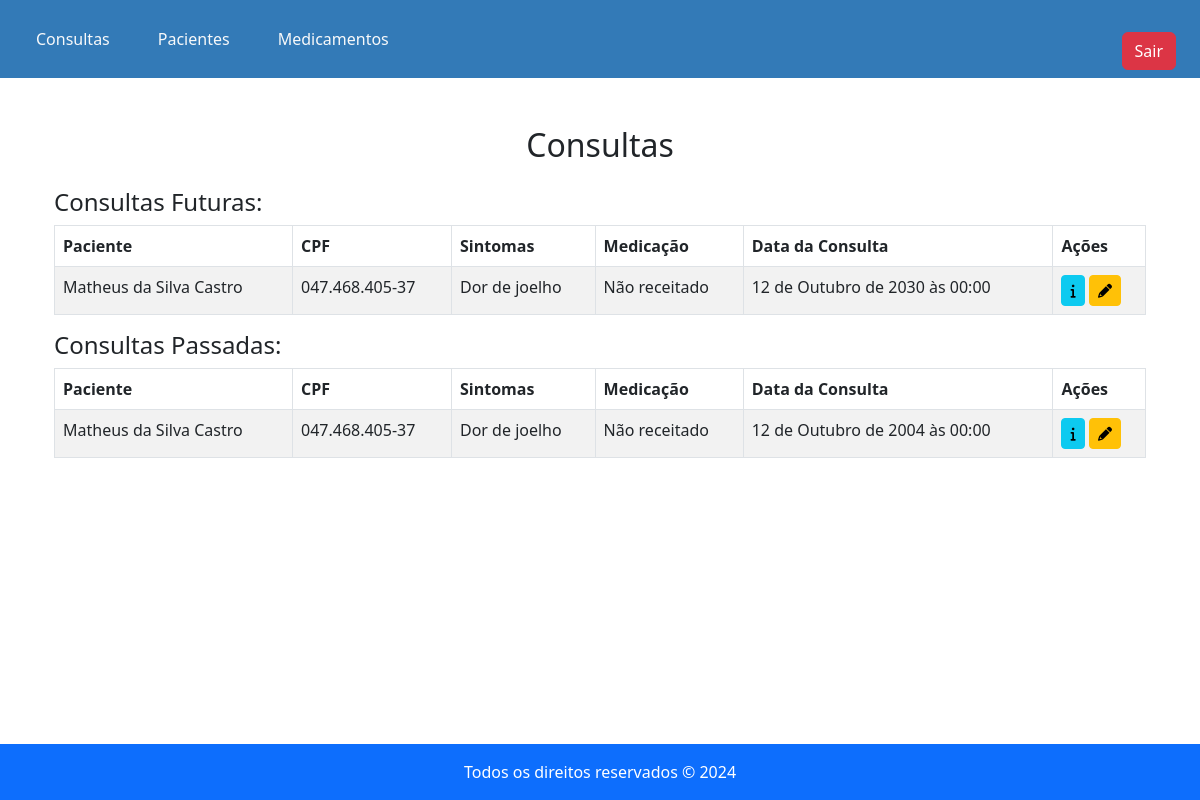
The page /agenda_medica/ (signed in) on the database its author committed.
### app1/models.py (models this page shows, shortened)
class Consulta(models.Model):
    estagio_consulta = models.CharField(max_length=12, choices=[('Agendada', 'Agendada'), ('Concluída', 'Concluída')], default='agendada')
    id_paciente = models.ForeignKey(Paciente, on_delete=models.PROTECT)
    id_enfermeiro = models.ForeignKey(Enfermeiro, on_delete=models.PROTECT)
    id_medico = models.ForeignKey(Médico, on_delete=models.PROTECT)
    id_medicação = models.ForeignKey(Remédio, on_delete=models.PROTECT, blank=True, null=True)
    sintoma = models.CharField(max_length=100, blank=False)
    data_consulta = models.DateTimeField()
    observacao = models.TextField(blank=True)
    diagnostico = models.TextField()

class Paciente(models.Model):
    class Situacao(models.TextChoices):
        ESTAVEL = 'Estável', 'Estável'
        MODERADO = 'Moderado', 'Moderado'
        GRAVE = 'Grave', 'Grave'
        CRÍTICO = 'Crítico', 'Crítico'
    class EstagioAtendimento(models.TextChoices):
        TRIAGEM = 'Triagem', 'Triagem'
        CONSULTA = 'Em Consulta', 'Em Consulta'
        ALTA = 'Alta', 'Alta'
    user = models.OneToOneField(User, on_delete=models.CASCADE, null=True, blank=True)
    nome = models.CharField(max_length=100, blank=False)
    sintoma = models.CharField(max_length=300, blank=False)
    situacao = models.CharField(max_length=12, choices=Situacao.choices, default=Situacao.ESTAVEL, blank=False)
    estado_consulta = models.CharField(max_length=12, choices=EstagioAtendimento.choices, default=EstagioAtendimento.TRIAGEM, blank=False)
    cpf = models.CharField(max_length=14, blank=False)
    data_nascimento = models.DateField(blank=False)
    endereco = models.CharField(max_length=250, blank=False)
    telefone = models.CharField(max_length=10, blank=False)
    telefone_familiar = models.CharField(max_length=10, blank=False)
    class Meta:
        constraints = [
            models.UniqueConstraint(fields=['cpf'], name='unique_paciente_cpf')
        ]

### app1/views.py (the view)
    def wrapper(request, *args, **kwargs):
        medico_id = request.session.get('medico_id')
        if not medico_id or not Médico.objects.filter(id=medico_id).exists():
            return redirect('/login_medico')
        return func(request, *args, **kwargs)

### app1/views.py (called while the page is built)
def check_login_medico(func):
    def wrapper(request, *args, **kwargs):
        medico_id = request.session.get('medico_id')
        if not medico_id or not Médico.objects.filter(id=medico_id).exists():
            return redirect('/login_medico')
        return func(request, *args, **kwargs)
    return wrapper

### app1/templates/medico/consultas/agenda_medica.html (shortened to what this page needs)
{% extends 'medico/base_medico.html' %}
{% block content %}
<!DOCTYPE html>
<html lang="pt-BR">
<head>
    <link href="https://cdn.jsdelivr.net/npm/bootstrap@5.3.0/dist/css/bootstrap.min.css" rel="stylesheet">
</head>
<body>
    <div class="container my-4">
        <h2 class="text-center mb-4">Consultas</h2>
        {% if consultas_futuras %}
            <h4>Consultas Futuras:</h4>
            <table class="table table-bordered table-striped">
                <thead>
                    <tr>
                        <th>Paciente</th>
                        <th>CPF</th>
                        <th>Sintomas</th>
                        <th>Medicação</th>
                        <th>Data da Consulta</th>
                        <th>Ações</th>
                    </tr>
                </thead>
                <tbody>
                    {% for consulta in consultas_futuras %}
                    <tr>
                        <td>{{ consulta.id_paciente.nome }}</td>
                        <td>{{ consulta.id_paciente.cpf }}</td>
                        <td>{{ consulta.sintoma }}</td>
                        <td>{{ consulta.id_medicação.nome | default:"Não receitado"}}</td>
                        <td>{{ consulta.data_consulta }}</td>
                        <td>
                            <a href="{% url 'detalhar_consulta_medico' consulta.id %}" class="btn btn-info btn-sm">
                                <i class="fa fa-info" aria-hidden="true"></i>
                              </a>
                            <a href="{% url 'editar_consulta_medico' consulta.id %}" class="btn btn-warning btn-sm">
                              <i class="fa fa-pencil" aria-hidden="true"></i>
                            </a>
                        </td>
                    </tr>
                    {% endfor %}
                </tbody>
            </table>
        {% else %}
            <p class="alert alert-info">Não há consultas futuras agendadas.</p>
        {% endif %}
        {% if consultas_passadas %}
            <h4>Consultas Passadas:</h4>
            <table class="table table-bordered table-striped">
                <thead>
                    <tr>
                        <th>Paciente</th>
                        <th>CPF</th>
                        <th>Sintomas</th>
                        <th>Medicação</th>
                        <th>Data da Consulta</th>
                        <th>Ações</th>
                    </tr>
                </thead>
                <tbody>
                    {% for consulta in consultas_passadas %}
                        <tr>
                            <td>{{ consulta.id_paciente.nome }}</td>
                            <td>{{ consulta.id_paciente.cpf }}</td>
                            <td>{{ consulta.sintoma }}</td>
                            <td>{{ consulta.id_medicação.nome | default:"Não receitado"}}</td>
                            <td>{{ consulta.data_consulta }}</td>
                            <td>
                                <a href="{% url 'detalhar_consulta_medico' consulta.id %}" class="btn btn-info btn-sm">
                                    <i class="fa fa-info" aria-hidden="true"></i>
                                  </a>
                                <a href="{% url 'editar_consulta_medico' consulta.id %}" class="btn btn-warning btn-sm">
                                  <i class="fa fa-pencil" aria-hidden="true"></i>
                                </a>
                            </td>
                        </tr>
                    {% endfor %}
                </tbody>
            </table>
        {% else %}
            <p class="alert alert-info">Não há consultas passadas registradas.</p>
        {% endif %}
    </div>
</body>
</html>
{% endblock %}

### rows shown on the page
Consulta: id_paciente.nome "Matheus da Silva Castro", id_paciente.cpf "047.468.405-37", sintoma "Dor de joelho", id_medicação.nome "Não receitado", data_consulta "12 de Outubro de 2030 às 00:00"
Consulta: id_paciente.nome "Matheus da Silva Castro", id_paciente.cpf "047.468.405-37", sintoma "Dor de joelho", id_medicação.nome "Não receitado", data_consulta "12 de Outubro de 2004 às 00:00"
